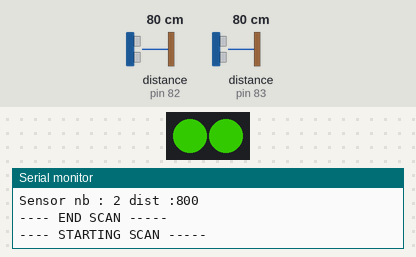
Simulated run of this sketch. Board: Arduino Mega 2560, built with avr-gcc and run on an emulated ATmega2560. On the bench: 2 RGB LEDs in strip order, left to right, the last lines printed to the serial monitor. The inputs (shaded band) are chosen by the test bench; at power-on: distance to the obstacle (sensors on pin 82, pin 83) 80 cm. Dim RGB values are drawn brighter than linear.

Above: at 1.2 s.
1.3 s: distance to the obstacle (sensor on pin 82) set to 2 cm
At 1.9 s:
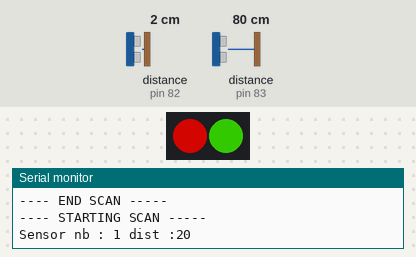
2.9 s: distance to the obstacle (sensor on pin 83) set to 2 cm
At 3.5 s:
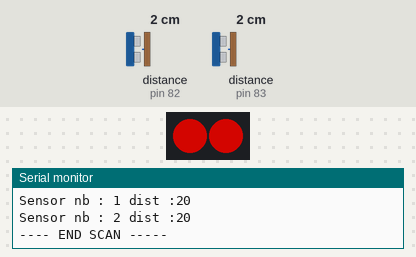
4.4 s: distance to the obstacle (sensor on pin 82) set to 35 cm
At 5.0 s:
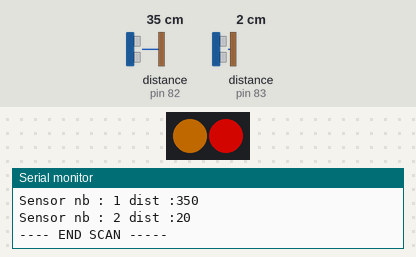
5.9 s: distance to the obstacle (sensor on pin 83) set to 35 cm
At 6.5 s:
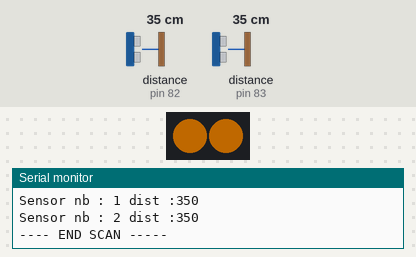
7.4 s: distance to the obstacle (sensor on pin 82) set to 60 cm
At 8.1 s:
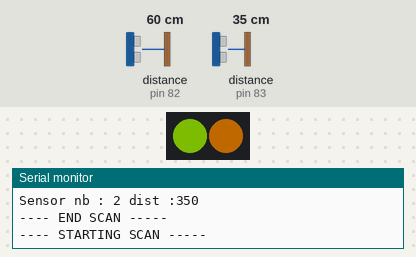
8.9 s: distance to the obstacle (sensor on pin 83) set to 4 cm
At 9.6 s:
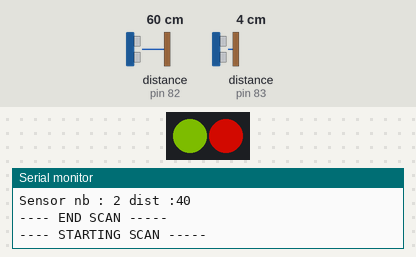
Timing chart, 0 to 11.4 s (numbered marks = the images above; inputs shaded):
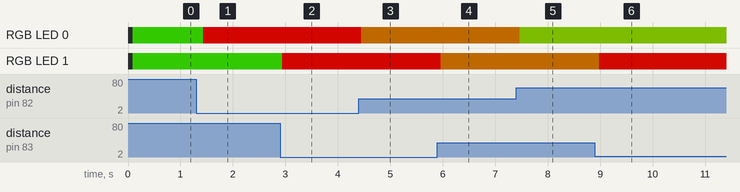

Measured:
- after the input at 1.3 s, RGB LED 0: RGB(26, 103, 0) → RGB(125, 3, 0) after 0.13 s
- after the input at 2.9 s, RGB LED 1: RGB(26, 103, 0) → RGB(125, 3, 0) at once
- after the input at 4.4 s, RGB LED 0: RGB(125, 3, 0) → RGB(83, 45, 0) after 0.05 s
- after the input at 5.9 s, RGB LED 1: RGB(125, 3, 0) → RGB(83, 45, 0) after 0.06 s
- after the input at 7.4 s, RGB LED 0: RGB(83, 45, 0) → RGB(51, 77, 0) after 0.07 s
- after the input at 8.9 s, RGB LED 1: RGB(83, 45, 0) → RGB(123, 5, 0) after 0.08 s

The sketch:

NSensors.ino
```cpp
#include <Wire.h>
#include <VL53L0X.h>
#include <FastLED.h>

#define BRIGHTNESS      128
#define COLOR_ORDER     RGB
#define LED_PIN         36
#define LED_TYPE        WS2812
#define MAX_DIST        2000
#define NB_SENSORS      2
#define REFRESH         100
#define SENSOR_ADDR     0x52


float   coef = 255.0 / (MAX_DIST / 2);
CRGB    leds[NB_SENSORS];
VL53L0X sensors[NB_SENSORS];

void setup() {

  // Init Led strip
  FastLED.addLeds<LED_TYPE, LED_PIN, GRB>(leds, NB_SENSORS);
  FastLED.setBrightness(BRIGHTNESS);

  Serial.begin(9600);
  Wire.begin();

  // Init xshut pins
  for (int i = 0; i < NB_SENSORS; i++) {
    pinMode(i, OUTPUT);
    digitalWrite(i, LOW);
  }

  // Init sensors
  for (int i = NB_SENSORS -1; i >= 0; i--) {
    digitalWrite(i, HIGH);
    init_sensor(i);
  }

}

void init_sensor(int i) {
  Serial.print("Init sensor nb: ");
  Serial.println(i);
  sensors[i].init();
  sensors[i].setTimeout(500);
  sensors[i].setAddress(SENSOR_ADDR + i);
  sensors[i].setSignalRateLimit(0.1);
  sensors[i].setVcselPulsePeriod(VL53L0X::VcselPeriodPreRange, 18);
  sensors[i].setVcselPulsePeriod(VL53L0X::VcselPeriodFinalRange, 14);
}

void loop() {
  Serial.print("---- STARTING SCAN -----\n");

  for (int i = 0; i < NB_SENSORS; i++) {
    Serial.print("Sensor nb : ");
    Serial.print(i + 1);
    Serial.print(" dist :");

    int dist = sensors[i].readRangeSingleMillimeters();

    Serial.print(dist);

    if (sensors[i].timeoutOccurred())
      Serial.print(" TIMEOUT");
    Serial.println();

    if (dist > MAX_DIST)
      leds[i] = CRGB::Black;
    else {
      int r = 256 - dist * coef;
      int g = 256 - abs(MAX_DIST / 2 - dist) * coef;
      int b = 256 - (MAX_DIST - dist) * coef;
      leds[i].red = r >= 0 ? r : 0;
      leds[i].green = g >= 0 ? g : 0;
      leds[i].blue = b >= 0 ? b : 0;
    }
  }

  Serial.print("---- END SCAN -----\n");

  FastLED.show();
  delay(REFRESH);

}
```
